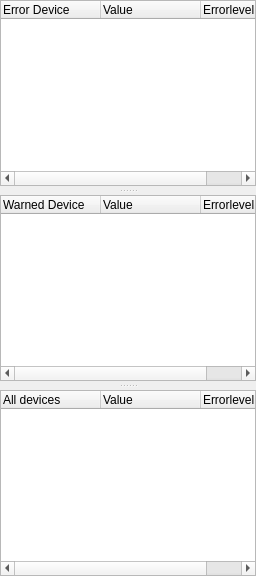
<?xml version="1.0" encoding="UTF-8"?>
<ui version="4.0">
 <class>RobotMonitorWidget</class>
 <widget class="RobotMonitorWidget" name="RobotMonitorWidget">
  <property name="geometry">
   <rect>
    <x>0</x>
    <y>0</y>
    <width>256</width>
    <height>576</height>
   </rect>
  </property>
  <property name="minimumSize">
   <size>
    <width>200</width>
    <height>150</height>
   </size>
  </property>
  <property name="windowTitle">
   <string>Runtime Monitor</string>
  </property>
  <layout class="QVBoxLayout" name="vlayout_top">
   <property name="spacing">
    <number>0</number>
   </property>
   <property name="leftMargin">
    <number>0</number>
   </property>
   <property name="topMargin">
    <number>0</number>
   </property>
   <property name="rightMargin">
    <number>0</number>
   </property>
   <property name="bottomMargin">
    <number>0</number>
   </property>
   <item>
    <widget class="QSplitter" name="splitter">
     <property name="orientation">
      <enum>Qt::Vertical</enum>
     </property>
     <property name="handleWidth">
      <number>9</number>
     </property>
     <widget class="QTreeWidget" name="err_flattree">
      <property name="minimumSize">
       <size>
        <width>75</width>
        <height>25</height>
       </size>
      </property>
      <property name="alternatingRowColors">
       <bool>true</bool>
      </property>
      <property name="sortingEnabled">
       <bool>false</bool>
      </property>
      <column>
       <property name="text">
        <string notr="true">Error Device</string>
       </property>
      </column>
      <column>
       <property name="text">
        <string>Value</string>
       </property>
      </column>
      <column>
       <property name="text">
        <string>Errorlevel</string>
       </property>
      </column>
     </widget>
     <widget class="QTreeWidget" name="warn_flattree">
      <property name="minimumSize">
       <size>
        <width>75</width>
        <height>25</height>
       </size>
      </property>
      <property name="alternatingRowColors">
       <bool>true</bool>
      </property>
      <property name="sortingEnabled">
       <bool>false</bool>
      </property>
      <column>
       <property name="text">
        <string notr="true">Warned Device</string>
       </property>
      </column>
      <column>
       <property name="text">
        <string>Value</string>
       </property>
      </column>
      <column>
       <property name="text">
        <string>Errorlevel</string>
       </property>
      </column>
     </widget>
     <widget class="QTreeWidget" name="tree_all_devices">
      <property name="minimumSize">
       <size>
        <width>75</width>
        <height>25</height>
       </size>
      </property>
      <property name="alternatingRowColors">
       <bool>true</bool>
      </property>
      <property name="sortingEnabled">
       <bool>false</bool>
      </property>
      <property name="animated">
       <bool>true</bool>
      </property>
      <attribute name="headerCascadingSectionResizes">
       <bool>true</bool>
      </attribute>
      <column>
       <property name="text">
        <string notr="true">All devices</string>
       </property>
       <property name="toolTip">
        <string/>
       </property>
       <property name="statusTip">
        <string/>
       </property>
      </column>
      <column>
       <property name="text">
        <string>Value</string>
       </property>
      </column>
      <column>
       <property name="text">
        <string>Errorlevel</string>
       </property>
      </column>
     </widget>
    </widget>
   </item>
  </layout>
 </widget>
 <customwidgets>
  <customwidget>
   <class>RobotMonitorWidget</class>
   <extends>QWidget</extends>
   <header>rqt_robot_monitor.robot_monitor</header>
   <container>1</container>
  </customwidget>
 </customwidgets>
 <resources/>
 <connections/>
</ui>
